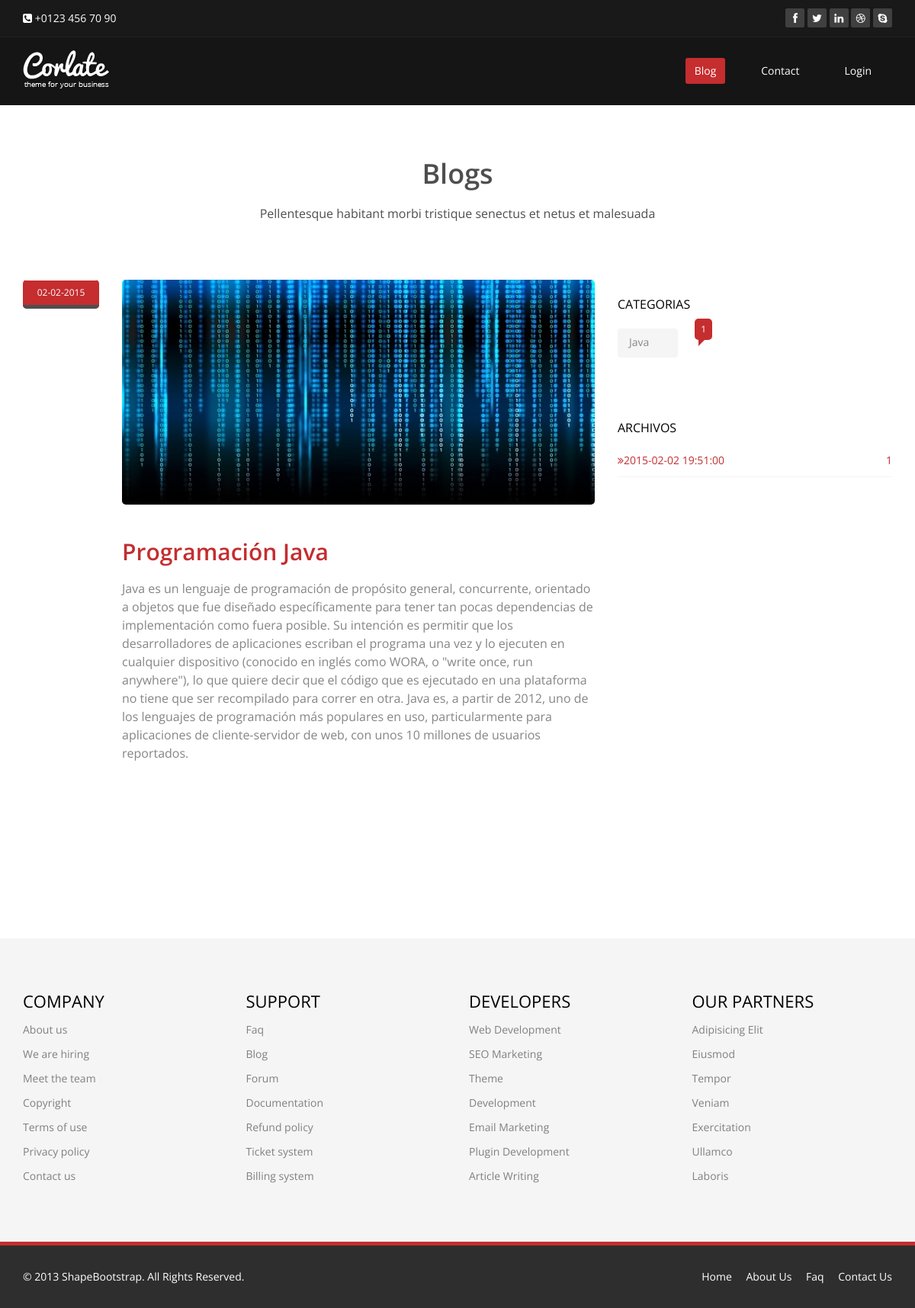
Screenshot of /single_post.php?id_post=15 with the database file from the repository.
### tables this page shows
CREATE TABLE IF NOT EXISTS `post` (
  `id_post` int(11) NOT NULL AUTO_INCREMENT,
  `id_category` int(11) NOT NULL,
  `title_post` varchar(35) NOT NULL,
  `body_post` text NOT NULL,
  `tag_post` varchar(60) DEFAULT NULL,
  `image_post` varchar(255) NOT NULL,
  `date_post` timestamp NOT NULL DEFAULT CURRENT_TIMESTAMP ON UPDATE CURRENT_TIMESTAMP,
  PRIMARY KEY (`id_post`)
);

### single_post.php (the view, shortened to what this page needs)
<?php include "/include/config.php"; ?>
<!DOCTYPE html>
<html lang="en">
<head>
    <link href="css/bootstrap.min.css" rel="stylesheet">
    <link href="css/font-awesome.min.css" rel="stylesheet">
    <link href="css/prettyPhoto.css" rel="stylesheet">
    <link href="css/animate.min.css" rel="stylesheet">
    <link href="css/main.css" rel="stylesheet">
    <link href="css/responsive.css" rel="stylesheet">
</head>
<body>
  <?php include "/include/header.php"; ?>
    <section id="blog" class="container">
        <div class="center">
            <h2>Blogs</h2>
            <p class="lead">Pellentesque habitant morbi tristique senectus et netus et malesuada</p>
        </div>
        <div class="blog">
            <div class="row">
                 <div class="col-md-8">
                 	<?php $sql = "SELECT * FROM post WHERE id_post=".$_GET['id_post'];?>
                 	  	<?php if ($result =$mysqli -> query ($sql)){ ?>
                        	  <?php if ($result -> num_rows >0){?>
                        	  	 <?php $row = $result -> fetch_assoc(); ?>
                        	  	 	 <div class="blog-item">
				                        <div class="row">
				                            <div class="col-xs-12 col-sm-2 text-center">
				                                <div class="entry-meta">
				                                    <span id="publish_date"><?php echo date ("d-m-Y", strtotime($row ['date_post'])); ?></span>
				                                </div>
				                            </div>
				                            <div class="col-xs-12 col-sm-10 blog-content">
				                                <a href="#"><?php $target_path="uploads"; echo '<img class="img-responsive img-blog" src="'.$target_path."/".$row['image_post'].'" width="100%" alt="" >';?></a>
				                                <h2><a href="blog-item.html"><?php echo $row ['title_post']; ?></a></h2>
				                                <h3><?php echo utf8_encode ($row['body_post']); ?></h3>
				                            </div>
				                        </div>
				                    </div>
                        	  	 <?php } ?>
                        	  <?php } ?>
                </div>
               <?php include "/include/aside_right.php"; ?>
            </div>
        </div>
    </section>
  <?php include "/include/footer.php"; ?>
</body>
</html>

### css/main.css (style rules this page uses)
body { background: #fff; font-family: 'Open Sans', sans-serif; color:#4e4e4e; line-height: 22px; }
h1, h2, h3, h4, h5, h6 { font-weight: 600; font-family: 'Open Sans', sans-serif; color:#4e4e4e; }
h2 { font-size: 20px; }
h3 { font-size: 16px; color: #787878; font-weight: 400; line-height: 24px; }
a { color: #c52d2f; -webkit-transition: color 300ms, background-color 300ms; -moz-transition: color 300ms, background-color 300ms; -o-transition: color 300ms, background-color 300ms; transition: color 300ms, background-color 300ms; }
.center h2 { font-size: 36px; margin-top: 0; margin-bottom: 20px; }
body > section { padding: 70px 0; }
.center { text-align: center; padding-bottom: 55px; }
.lead { font-size: 16px; line-height: 24px; font-weight: 400; }
.blog-item { border-radius: 0; overflow: hidden; margin-bottom: 50px; }
.blog .blog-item .img-blog { border-radius: 5px; margin-bottom: 45px; }
.blog .blog-item .blog-content { padding-bottom: 25px; }
.blog .blog-item .blog-content h2 { margin-top: 0; font-size: 30px; }
.blog .blog-item .blog-content h3 { color: #858586; margin-bottom: 40px; }
.blog .blog-item .entry-meta { border-radius: 5px; overflow: hidden; }
.blog .blog-item .entry-meta > span { background: #f5f5f5; border-top: 1px solid #fff; display: block; font-size: 12px; overflow: hidden; padding: 5px; text-align: left; }
#publish_date { background: #c52d2f; border-bottom: 5px solid #4e4e4e; color: #fff; padding: 5px 0; text-align: center; }
.blog .blog-item .entry-meta > span { color: #ccc; }

### rows the page displays
post: date_post "02-02-2015", image_post (picture), title_post "Programación Java", body_post "Java es un lenguaje de programación de propósito general, concurrente, orientado a objetos que fue diseñado específicamente para tener tan pocas dependencias de implementación como fuera posible. Su intención es permitir que los desarrolladores de aplicaciones escriban el programa una vez y lo ejecuten en cualquier dispositivo (conocido en inglés como WORA, o \"write once, run anywhere\"), lo que quiere decir que el código que es ejecutado en una plataforma no tiene que ser recompilado para correr en otra. Java es, a partir de 2012, uno de los lenguajes de programación más populares en uso, particularmente para aplicaciones de cliente-servidor de web, con unos 10 millones de usuarios…"

### other values shown
$post["name_category"] "Java"
$post["num_post"] "1"
$post["date_post"] "2015-02-02 19:51:00"
